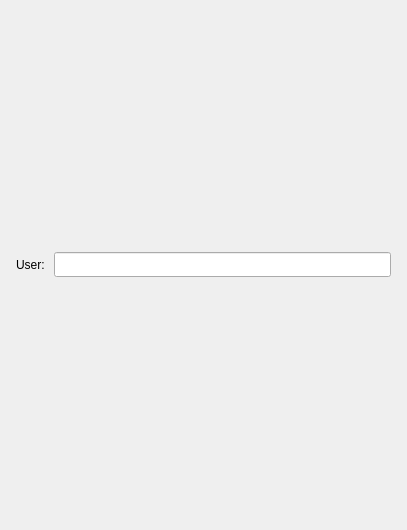
<?xml version="1.0" encoding="UTF-8"?>
<ui version="4.0">
 <class>LoginDialog</class>
 <widget class="QDialog" name="LoginDialog">
  <property name="geometry">
   <rect>
    <x>0</x>
    <y>0</y>
    <width>407</width>
    <height>530</height>
   </rect>
  </property>
  <property name="windowTitle">
   <string>Dialog</string>
  </property>
  <layout class="QVBoxLayout" name="verticalLayout_2">
   <item>
    <layout class="QVBoxLayout" name="verticalLayout">
     <property name="leftMargin">
      <number>5</number>
     </property>
     <property name="topMargin">
      <number>5</number>
     </property>
     <property name="rightMargin">
      <number>5</number>
     </property>
     <property name="bottomMargin">
      <number>5</number>
     </property>
     <item>
      <layout class="QHBoxLayout" name="horizontalLayout">
       <item>
        <widget class="QLabel" name="user_label">
         <property name="minimumSize">
          <size>
           <width>0</width>
           <height>25</height>
          </size>
         </property>
         <property name="maximumSize">
          <size>
           <width>16777215</width>
           <height>25</height>
          </size>
         </property>
         <property name="text">
          <string>User: </string>
         </property>
        </widget>
       </item>
       <item>
        <widget class="QLineEdit" name="user_edit">
         <property name="minimumSize">
          <size>
           <width>0</width>
           <height>25</height>
          </size>
         </property>
         <property name="maximumSize">
          <size>
           <width>16777215</width>
           <height>25</height>
          </size>
         </property>
        </widget>
       </item>
      </layout>
     </item>
    </layout>
   </item>
  </layout>
 </widget>
 <resources/>
 <connections/>
</ui>
